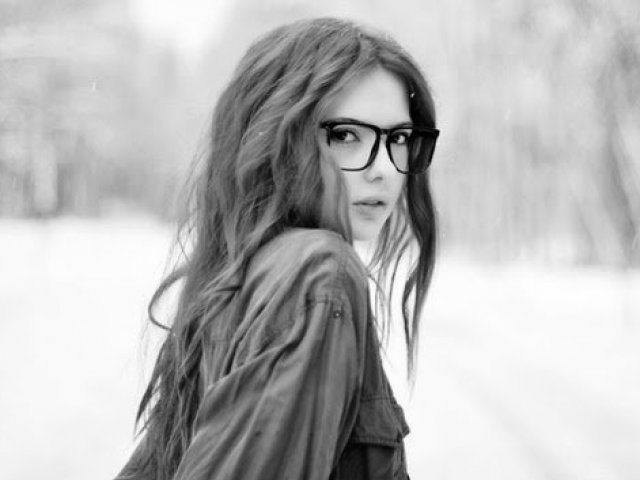
#> input picture openCV/graywoman.jpg, 640 x 480 px
$ python FFT_numpy.py
#> lines starting #> are read from the running program, lines starting #| are printed output that depends on the picture
import cv2
import numpy as np
import matplotlib.pyplot as plt

img = cv2.imread('graywoman.jpg', cv2.IMREAD_GRAYSCALE)
#> img is the input picture: shape (480, 640); min 0, max 255, mean 185

f = np.fft.fft2(img)

fshift = np.fft.fftshift(f)

magnitude_spectrum = 20*np.log(np.abs(fshift))
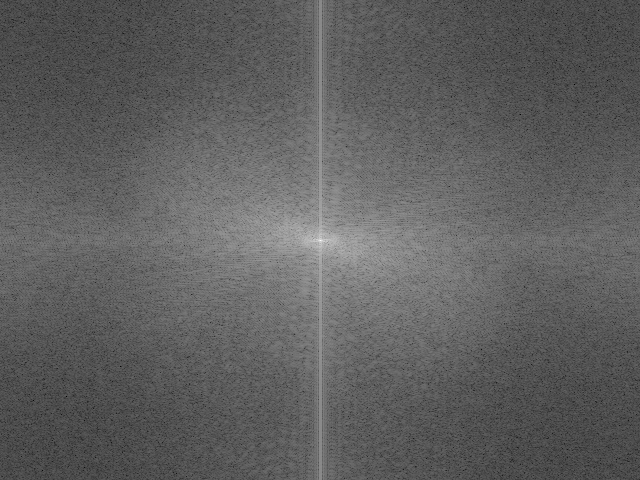
#> magnitude_spectrum: shape (480, 640) float64; min 9.65, max 357.1, mean 139.8; drawn with min black and max white

plt.subplot(121)
plt.imshow(img, cmap = 'gray')
plt.title('Input image')
plt.xticks([])
plt.yticks([])

plt.subplot(122)
plt.imshow(magnitude_spectrum, cmap = 'gray')
plt.title('Magnitude spectrum')
plt.xticks([])
plt.yticks([])

plt.show()
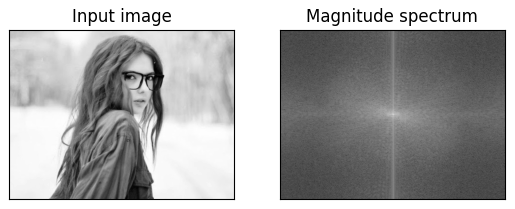
#> figure drawn by matplotlib, 2 panels
